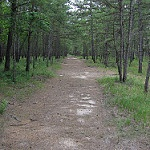
#> input picture dataset/original/1.jpg, 150 x 150 px; its folder holds only this picture in this run
$ python dataset_to_sketch_initial.py
#> lines starting #> are read from the running program, lines starting #| are printed output that depends on the picture
import cv2 as cv
import os

# Postavljanje putanja
input_dir = "./dataset/original"
output_dir = "./dataset/sketch"
os.makedirs(output_dir, exist_ok=True)

# Funkcija za pretvaranje slike u skicu
def convert_to_sketch(image_path, output_path):
    # Učitavanje slike
#> called with image_path = './dataset/original/1.jpg', output_path = './dataset/sketch/1.jpg'
    image = cv.imread(image_path)
#> image is the input picture: shape (150, 150, 3); mean B, G, R 91.6, 105.1, 99.6
    if image is None:
        print(f"Ne mogu učitati sliku: {image_path}")
        return

    # Pretvaranje u sivu sliku
    gray_image = cv.cvtColor(image, cv.COLOR_BGR2GRAY)
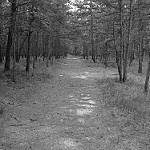
#> gray_image: shape (150, 150); min 1, max 255, mean 101.9

    # Inverzija sive slike
    invert_image = cv.bitwise_not(gray_image)
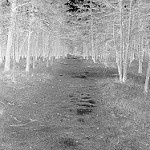
#> invert_image: shape (150, 150); min 0, max 254, mean 153.1

    # Zamućenje slike
    blur_image = cv.GaussianBlur(invert_image, (21, 21), 0)
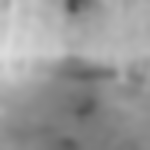
#> blur_image: shape (150, 150); min 77, max 219, mean 153

    # Inverzija zamućene slike
    invert_blur = cv.bitwise_not(blur_image)
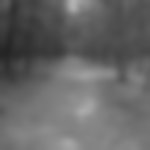
#> invert_blur: shape (150, 150); min 36, max 178, mean 102

    # Kreiranje skice
    sketch = cv.divide(gray_image, invert_blur, scale=256.0)
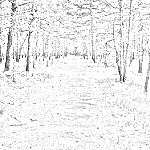
#> sketch: shape (150, 150); min 6, max 255, mean 235.8

    # Spremanje skice
    cv.imwrite(output_path, sketch)

# Obrada svih slika iz input foldera
for img_name in os.listdir(input_dir):
    img_path = os.path.join(input_dir, img_name)
    output_path = os.path.join(output_dir, img_name)

    # Pretvaranje slike u skicu
    convert_to_sketch(img_path, output_path)

print("Sve slike su uspješno pretvorene u skice!")

$ run again, on dataset/original/1155.jpg
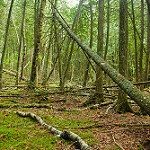
#> input picture dataset/original/1155.jpg, 150 x 150 px
#> in convert_to_sketch, image is the input picture: shape (150, 150, 3); mean B, G, R 56, 114.7, 112.2
#> in convert_to_sketch, `invert_blur = cv.bitwise_not(blur_image)`:
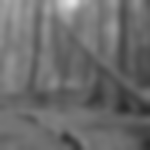
#> invert_blur: shape (150, 150); min 42, max 229, mean 107.3
#> in convert_to_sketch, `sketch = cv.divide(gray_image, invert_blur, scale=256.0)`:
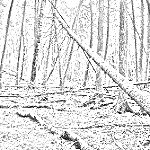
#> sketch: shape (150, 150); min 4, max 255, mean 219.9

$ run again, on dataset/original/1213.jpg
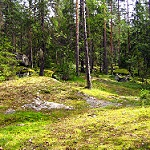
#> input picture dataset/original/1213.jpg, 150 x 150 px
#> in convert_to_sketch, image is the input picture: shape (150, 150, 3); mean B, G, R 64.1, 120.6, 122.1
#> in convert_to_sketch, `invert_blur = cv.bitwise_not(blur_image)`:
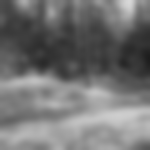
#> invert_blur: shape (150, 150); min 29, max 215, mean 114.7
#> in convert_to_sketch, `sketch = cv.divide(gray_image, invert_blur, scale=256.0)`:
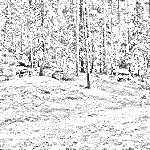
#> sketch: shape (150, 150); min 0, max 255, mean 219.3

$ run again, on dataset/original/127.jpg
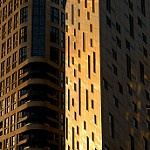
#> input picture dataset/original/127.jpg, 150 x 150 px
#> in convert_to_sketch, image is the input picture: shape (150, 150, 3); mean B, G, R 39.6, 63.6, 81.5
#> in convert_to_sketch, `invert_blur = cv.bitwise_not(blur_image)`:
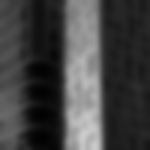
#> invert_blur: shape (150, 150); min 2, max 204, mean 66.2
#> in convert_to_sketch, `sketch = cv.divide(gray_image, invert_blur, scale=256.0)`:
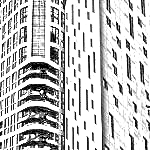
#> sketch: shape (150, 150); min 0, max 255, mean 193.8
